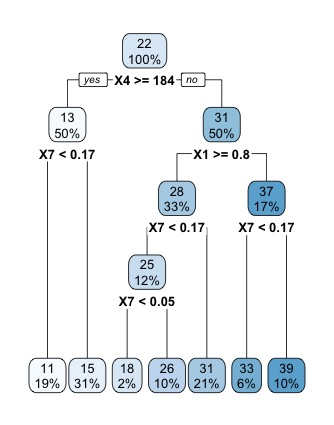

Source code (R):
##Intalling Packages
install.packages("rpart")
install.packages("rpart.plot")
install.packages("xlsx")

##Using the required libraries
library("xlsx")
library (rpart)
library (rpart.plot)


data_file <- read.xlsx("/Users/akshayasuresh/MS NEU/Spring 2018/ADS/Assignment/Assignment05/Energy Efficiency ENB2012_data.xlsx",1)
data_file

energy_tree <- rpart(Y1 ~ X1	+X2	+X3	+X4	+X5+	X6+	X7+	X8 ,method="anova", data=data_file)
rpart.plot(energy_tree)
